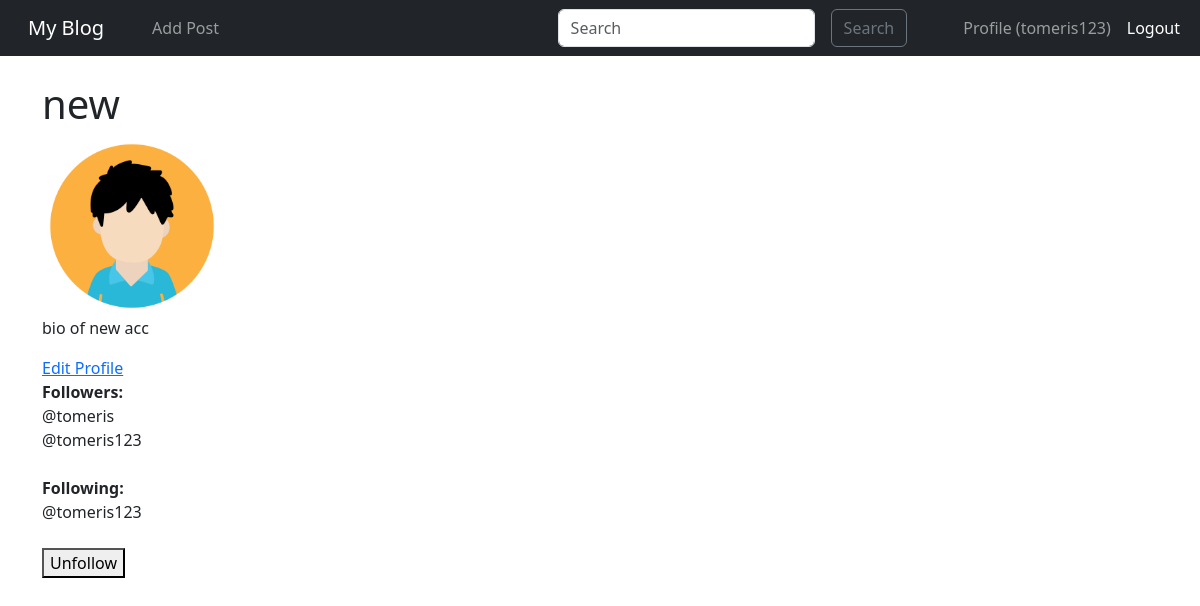
The app's page /users/profile/5 (signed in) with its own data.
### users/models.py (models this page shows, shortened)
class Profile(models.Model):
    user = models.OneToOneField(User, on_delete=models.CASCADE)
    bio = models.TextField(blank=True)
    profile_picture = models.ImageField(upload_to='profile_pictures/', blank=True)

class Follow(models.Model):
    follower = models.ForeignKey(User, related_name='following', on_delete=models.CASCADE)
    following = models.ForeignKey(User, related_name='followers', on_delete=models.CASCADE)

### users/views.py (the view)
# urls.py: path('profile/<int:pk>', profile , name='profile'),
def profile(request, pk):
    user = get_object_or_404(User, id = pk)
    profile = get_object_or_404(Profile, user=user)
    is_follower = Follow.objects.filter(follower=request.user, following=user).exists()
    users = User.objects.exclude(id=request.user.id)
    context = {
        'profile': profile,
        'is_follower': is_follower,
        'users': users,
    }
    return render(request, "registration/profile.html" , context)

### users/templates/registration/profile.html (shortened to what this page needs)
{% extends 'base.html' %}
{% load static %}
{% block content %}
<h1>{{ profile.user.username }}</h1>
{% if profile.profile_picture %}
    <img src="{{ profile.profile_picture.url }}"
         alt="Profile Picture"
         style="max-width: 180px;">
{% else %}
    <p>No picture available.</p>
{% endif %}
{% if profile.bio %}
    <p>{{ profile.bio }}</p>
{% else %}
    <p>No bio available.</p>
{% endif %}
<a href="{% url 'profile-edit' %}">Edit Profile</a> <br/>
<strong>Followers:</strong><br/>
{% for follow in profile.user.followers.all %}
    @{{ follow.follower }}<br/>
{% empty %}
    <p>No followers yet.</p>
{% endfor %}
<br/>
<strong>Following:</strong><br/>
{% for follow in profile.user.following.all %}
    @{{ follow.following }}<br/>
{% empty %}
    <p>Not following anyone yet.</p>
{% endfor %}
<br/>
{% if profile.user.id != user.id %}
 {% if is_follower %}
        <form method="post" action="{% url 'unfollow_user' profile.user.id %}">
            <button type="submit">Unfollow</button>
        </form>
    {% else %}
        <form method="post" action="{% url 'follow_user' profile.user.id %}">
            {% csrf_token %}
            <button type="submit">Follow</button>
        </form>
    {% endif %}
    <br/>
{% endif %}
{% endblock %}

### blog/templates/base.html (shortened to what this page needs)
<!doctype html>
<html lang="en">
  <head>
    <link rel="stylesheet" href="https://cdn.jsdelivr.net/npm/bootstrap@5.3.3/dist/css/bootstrap.rtl.min.css">
  </head>
  <body>
    <nav class="navbar navbar-expand-lg navbar-dark bg-dark">
      <div class="container-fluid">
        <a class="navbar-brand" href="{% url 'home' %}">My Blog</a>
        <div class="collapse navbar-collapse" id="navbarSupportedContent">
          <ul class="navbar-nav ms-auto">
            {% if user.is_authenticated %}
              <li class="nav-item">
                <a class="nav-link" href="{% url 'add-post' %}">Add Post</a>
              </li>
            {% endif %}
          </ul>
          <form class="d-flex ms-2" role="search">
            <input class="form-control ms-3" type="search" name="q" placeholder="Search" aria-label="Search" value="{{ request.GET.q }}">
            <button class="btn btn-outline-secondary" type="submit">Search</button>
          </form>
          <ul class="navbar-nav mr-auto">
            {% if user.is_authenticated %}
              <li class="nav-item">
                <a class="nav-link" href="{% url 'profile' request.user.id %}">Profile ({{ user.username }})</a>
              </li>
              <li class="nav-item">
                <form action="{% url 'logout' %}" method="post" class="d-inline">
                  <button type="submit" class="nav-link btn btn-link" style="color: white;">Logout</button>
                </form>
              </li>
            {% endif %}
          </ul>
        </div>
      </div>
    </nav>
    <br/>
    <div class="container">
      {% block content %}
      {% endblock %}
    </div>
  </body>
</html>

### records on screen
Profile: user.username "new", profile_picture (picture), bio "bio of new acc"
Follow: follower "tomeris"
Follow: follower "tomeris123"
Follow: following "tomeris123"

### other values on screen
{{ user.username }} "tomeris123"
